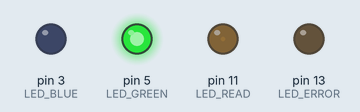
Bench run of a sketch on a simulated Arduino Uno, built with avr-gcc and run on an emulated ATmega328P. Parts: output pins drawn as LEDs (lit = HIGH).

Above: at 0.05 s.
At 1.75 s:
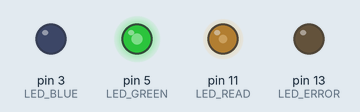
At 3.55 s:
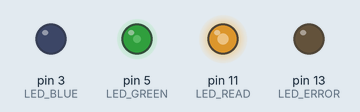
At 7.15 s:
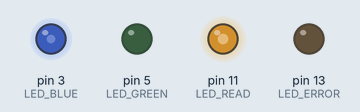
At 10.75 s:
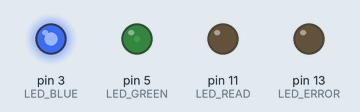
At 14.35 s:
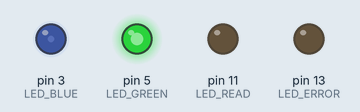
Timing chart, 0 to 19.9 s (numbered marks = the images above):
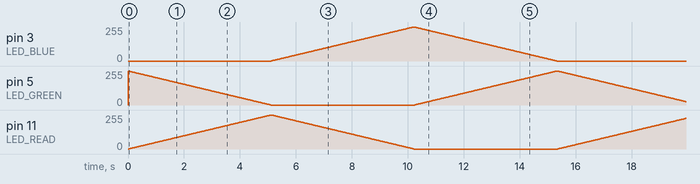

The sketch:

main.ino
```cpp
/*
    Timer   Timer0 Timer1 Timer2
    pin        5,6   9,10   3,11
    最大値    8bit  16bit   8bit
 */

#include "Alert.h"

#define UInt8 unsigned short
#define Int32 long
#define UInt32 unsigned long

#define LED_READ 11
#define LED_GREEN 5
#define LED_BLUE 3

#define OFFSET_READ 0
#define OFFSET_GREAN 256
#define OFFSET_BLUE 512

UInt32 gs_FrameIndex;

UInt8 gs_DutyRead;
UInt8 gs_DutyGreen;
UInt8 gs_DutyBlue;

UInt8 get_duty(UInt32 FrameIndex, UInt32 Offset);

void setup()
{
    gs_FrameIndex = 0;

    AlertInit();

    /* 周期割込みにTimer1を利用 */
    /* 注意：Pin9,10のPWMが使えなくなる */
    TCCR1A = 0;
    TCCR1B = 0;
    TCCR1B |= (1 << WGM12) | (1 << CS11) | (1 << CS10); // CTCmode //prescaler to 64
    OCR1A = 5000 - 1;                                   /* 0.0625μs*64*5000 = 20ms(50Hz) */
    TIMSK1 |= (1 << OCIE1A);                            /* 割込み許可 */
}

ISR(TIMER1_COMPA_vect)
{
    gs_DutyRead = get_duty(gs_FrameIndex, OFFSET_READ);
    gs_DutyGreen = get_duty(gs_FrameIndex, OFFSET_GREAN);
    gs_DutyBlue = get_duty(gs_FrameIndex, OFFSET_BLUE);

    analogWrite(LED_READ, gs_DutyRead);
    analogWrite(LED_GREEN, gs_DutyGreen);
    analogWrite(LED_BLUE, gs_DutyBlue);

    gs_FrameIndex++;
}

UInt8 get_duty(UInt32 FrameIndex, UInt32 Offset)
{
    Int32 Duty = (FrameIndex + Offset) % 767;

    if (Duty > 255)
    {
        Duty = 511 - Duty;
    }

    Duty = max(0, Duty);

    return Duty;
}

void loop()
{
}
```

Alert.cpp
```cpp
#include "Alert.h"

void AlertInit(void)
{
    pinMode(LED_ERROR, OUTPUT);
}

void AlertError(void)
{
    digitalWrite(LED_ERROR, HIGH);
}
```

Alert.h
```cpp
#define LED_ERROR 13


/* 赤色LEDを点灯させて関数から抜ける */
#define ERROR() \
do{ \
    AlertError();\
    return;\
}while (0)

void AlertInit(void);
void AlertError(void);
```
